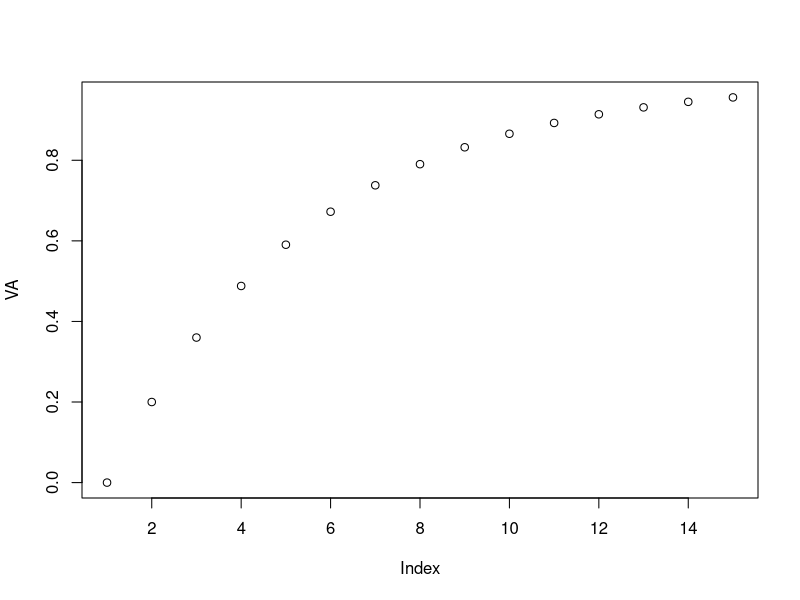

Here is the R script that generated this plot:
### Simple RW simulation 

# simple learning relationship

# rates - must be from 0-1
alphaA <- 1
beta <- .2
lambda <- 1

VA <- array(NA,c(15)) # array of 15 NA's # array(NA,c(15)) giver det samme
VA[1] <- 0

delta_VA <- array(NA, c(15))
delta_VA[1] <- 0



for (t in 2:15){ # starts with 2, because there's no learning on the first trial

  delta_VA[t] <- alphaA * beta * (lambda - VA[t-1])
  VA[t] <- VA[t-1] + delta_VA[t]
}

plot(VA)

# lambda = the maximum associative strength (surprise)
# VA [t-1] associative strength on the last trial 
# alphaA = strength of the CS of stim A
# beta = learning rate 